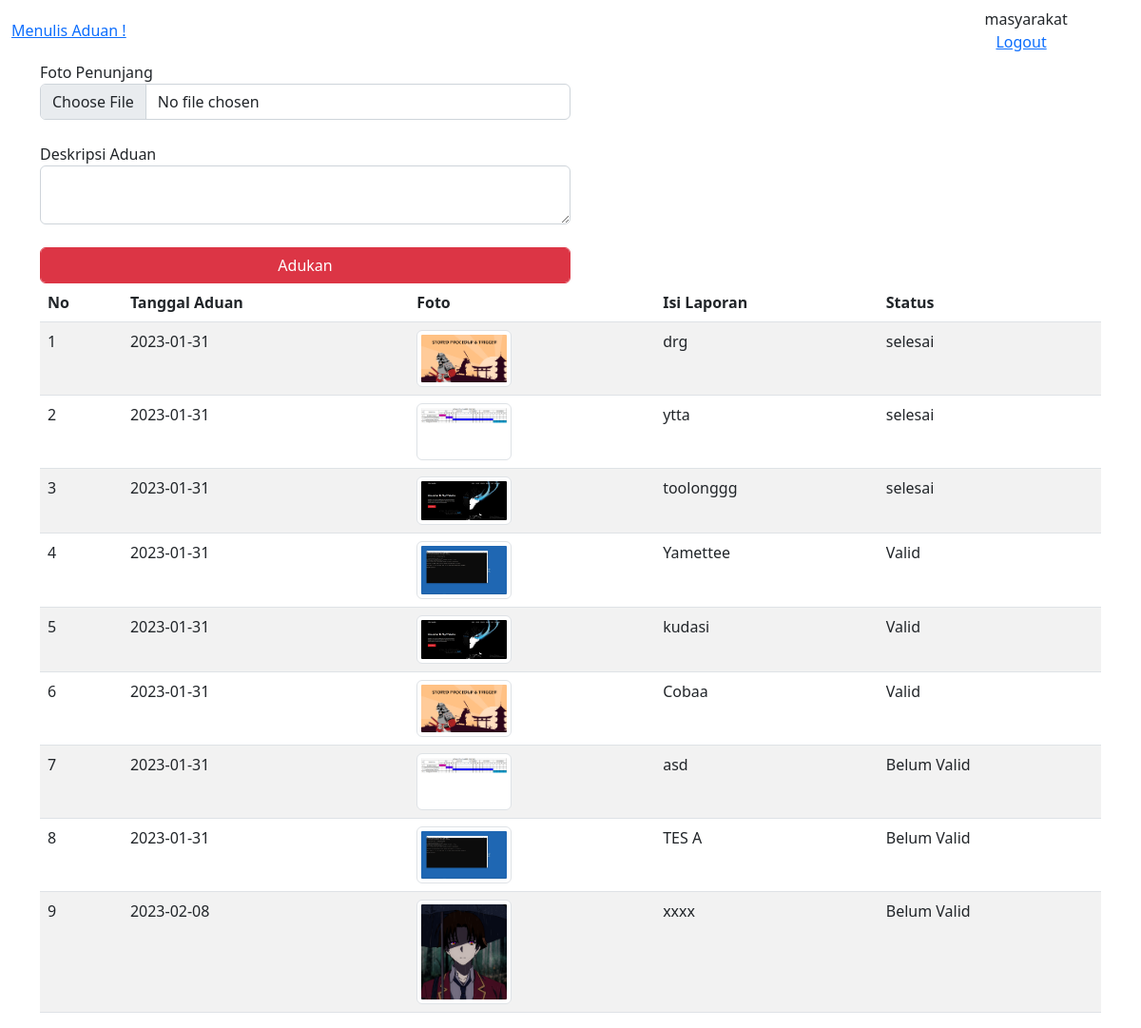
/masyarakat/menulis-pengaduan.php (signed in), run on the app's committed database.
### tables this page shows
CREATE TABLE `pengaduan` (
  `id_pengaduan` int(11) NOT NULL,
  `tgl_pengaduan` date DEFAULT NULL,
  `nik` char(16) DEFAULT NULL,
  `isi_laporan` text DEFAULT NULL,
  `foto` varchar(255) DEFAULT NULL,
  `status` enum('0','proses','selesai') DEFAULT NULL
);

### masyarakat/menulis-pengaduan.php (the view, shortened to what this page needs)
<?php
    include '../lib/database.php';
    $id_user = $_SESSION['id'];
    $queryShowData = "SELECT * FROM pengaduan WHERE nik = '$id_user'";
    $execQueryShowData = mysqli_query($koneksi, $queryShowData);
    $getAllData = mysqli_fetch_all($execQueryShowData, MYSQLI_ASSOC);
?>
<!DOCTYPE html>
<html lang="en">
<head>
    <link rel="stylesheet" type="text/css" href="../assets/dist/css/bootstrap.min.css">
</head>
<body>
    <nav class="navbar navbar-expand-lg">
        <div class="container-fluid">
            <ul class="navbar-nav">
                <li class="nav-item">
                    <a href="./menulis-pengaduan.php" class="">Menulis Aduan !</a>
                </li>
            </ul>
            <div class="row">
                <?php
                echo $_SESSION['nama']. '<a href="../logout.php" class="">Logout</a> '
                ?>
            </div>
        </div>
    </nav>
    <div class="container">
        <div class="row justify-content-center align-middle">
            <form method="POST" enctype="multipart/form-data">
                <div class="col-lg-6">
                    <div class="md-3">
                        <label for="">Foto Penunjang</label>
                        <input type="file" name="foto" class="form-control" require>
                    </div>
                    <br>
                    <div class="md-3">
                        <label for="">Deskripsi Aduan</label>
                        <textarea name="laporan" class="form-control" require></textarea>
                    </div>
                    <br>
                    <div class="md-3">
                        <input type="submit" name="adukan" value="Adukan" class="form-control btn btn-danger">
                    </div>
                </div>
            </form>
        </div>
        <div class="col-lg-12">
            <table class="table table-striped">
                <thead>
                    <tr>
                        <th>No</th>
                        <th>Tanggal Aduan</th>
                        <th>Foto</th>
                        <th>Isi Laporan</th>
                        <th>Status</th>
                    </tr>
                </thead>
                <tbody>
                    <?php
                    $no=0;
                        foreach ($getAllData as $data) {
                            $no +=1;
                            if($data ['status'] == NULL) {
                                $status = 'Belum Valid';
                            }elseif ($data['status'] == '0') {
                                $status = 'Valid';
                            }
                            else {
                                $status = $data['status'];                    }
                            echo "
                            <tr>
                                <td>$no</td>
                                <td>$data[tgl_pengaduan]</td>
                                <td>
                                    <img src=$data[foto] class='img img-thumbnail' width = 100px>
                                </td>
                                <td>$data[isi_laporan]</td>
                                <td>$status</td>
                            </tr>
                            ";
                        }
                    ?>
                </tbody>
            </table>
        </div>
    </div>
</body>
</html>

### data on the page
pengaduan: tgl_pengaduan "2023-01-31", foto (picture), isi_laporan "drg", status "selesai"
pengaduan: tgl_pengaduan "2023-01-31", foto (picture), isi_laporan "ytta", status "selesai"
pengaduan: tgl_pengaduan "2023-01-31", foto (picture), isi_laporan "toolonggg", status "selesai"
pengaduan: tgl_pengaduan "2023-01-31", foto (picture), isi_laporan "Yamettee", status "Valid"
pengaduan: tgl_pengaduan "2023-01-31", foto (picture), isi_laporan "kudasi", status "Valid"
pengaduan: tgl_pengaduan "2023-01-31", foto (picture), isi_laporan "Cobaa", status "Valid"
pengaduan: tgl_pengaduan "2023-01-31", foto (picture), isi_laporan "asd", status "Belum Valid"
pengaduan: tgl_pengaduan "2023-01-31", foto (picture), isi_laporan "TES A", status "Belum Valid"
pengaduan: tgl_pengaduan "2023-02-08", foto (picture), isi_laporan "xxxx", status "Belum Valid"

### other printed values
$_SESSION['nama'] "masyarakat"
